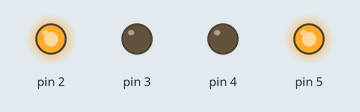
The sketch below on a simulated Arduino Uno, built with avr-gcc and run on an emulated ATmega328P. On the bench: output pins drawn as LEDs (lit = HIGH).

Above: at 2.5 s.
At 7.5 s:
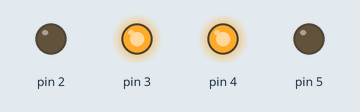
Timing chart, 0 to 13.0 s (numbered marks = the images above):
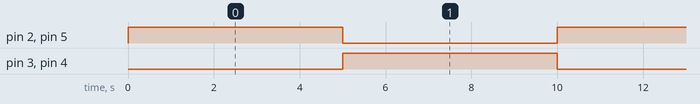

Measured:
- by itself, pin 2–5: alternates HIGH for 5.0 s and LOW for 5.0 s

The sketch:

Robot_.ino
```cpp
void setup() {
  pinMode(2, OUTPUT);
  pinMode(3, OUTPUT);
  pinMode(4, OUTPUT);
  pinMode(5, OUTPUT);
  // put your setup code here, to run once:

}

void loop() {
   digitalWrite(2, HIGH);
  digitalWrite(3, LOW);
  digitalWrite(4,LOW);
  digitalWrite(5, HIGH);
  delay(5000);
   digitalWrite(2, LOW);
  digitalWrite(3, HIGH);
  digitalWrite(4, HIGH);
  digitalWrite(5, LOW);
  delay(5000);  // put your main code here, to run repeatedly:

}
```
